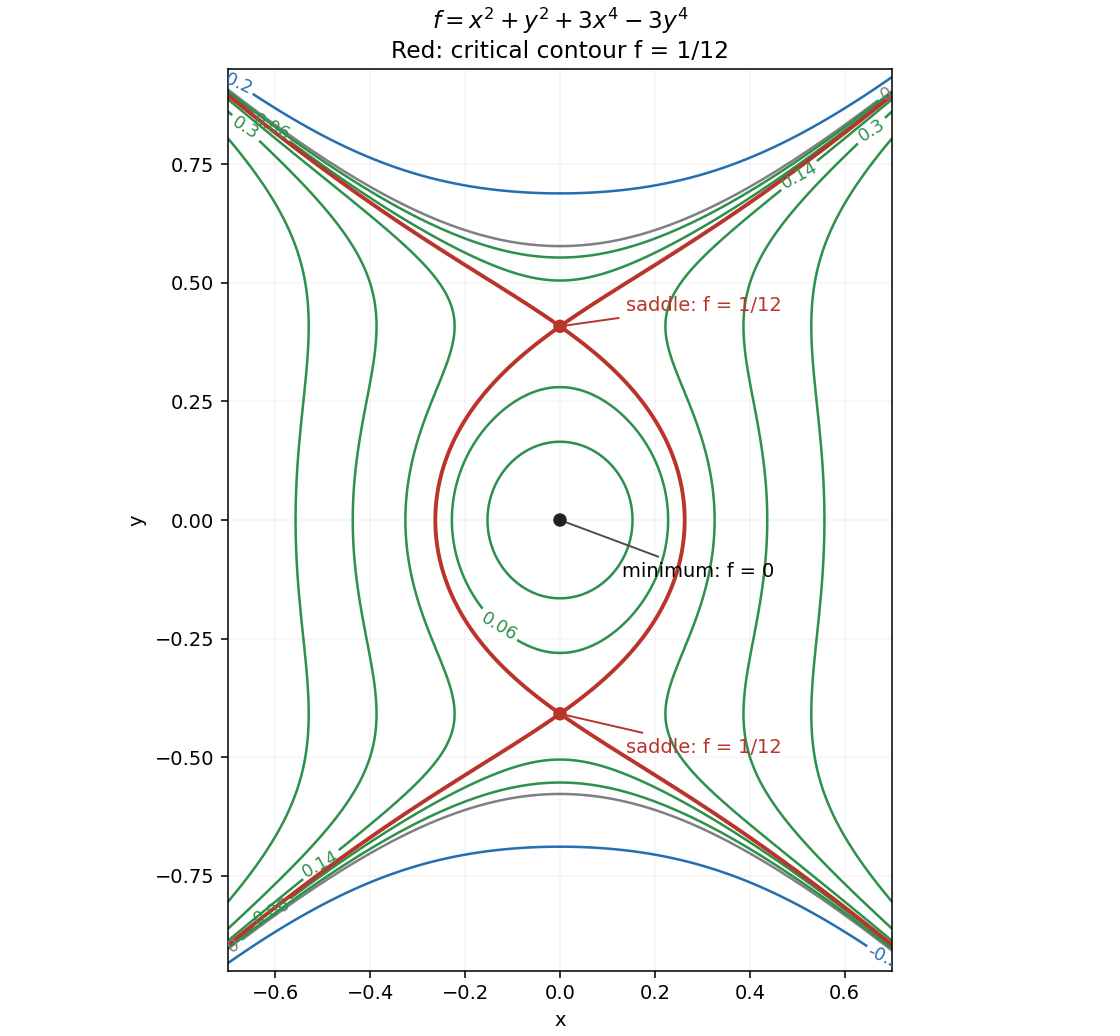

The script that drew this image:
"""Contour geometry of a polynomial with a minimum and two saddle points."""
from pathlib import Path
import matplotlib
matplotlib.use('Agg')
import matplotlib.pyplot as plt
import numpy as np

x=np.linspace(-.7,.7,900);y=np.linspace(-.95,.95,1000);X,Y=np.meshgrid(x,y);Z=X*X+Y*Y+3*X**4-3*Y**4
fig,ax=plt.subplots(figsize=(8,7.4),layout='constrained')
cs=ax.contour(X,Y,Z,levels=[-.2,0,.025,.06,.14,.3,.6],colors=['#266eb2','.5','#2d914c','#2d914c','#2d914c','#2d914c','#2d914c'],linewidths=1.3)
ax.clabel(cs,levels=[-.2,0,.06,.14,.3],fontsize=9,fmt='%.2g')
ax.contour(X,Y,Z,levels=[1/12],colors=['#b9342a'],linewidths=2)
a=1/np.sqrt(6);ax.scatter([0,0,0],[0,a,-a],color=['#222','#b9342a','#b9342a'],s=35,zorder=5)
ax.annotate('minimum: f = 0',(0,0),xytext=(.13,-.12),arrowprops=dict(arrowstyle='-',color='.3'),fontsize=10)
for yy,offset in [(a,(.14,.44)),(-a,(.14,-.49))]:ax.annotate('saddle: f = 1/12',(0,yy),xytext=offset,arrowprops=dict(arrowstyle='-',color='#b9342a'),fontsize=10,color='#b9342a')
ax.set(xlabel='x',ylabel='y',aspect='equal',title=r'$f=x^2+y^2+3x^4-3y^4$'+'\nRed: critical contour f = 1/12');ax.grid(alpha=.12)
fig.savefig(Path.cwd()/Path(__file__).with_suffix('.png').name,dpi=140,facecolor='white')
